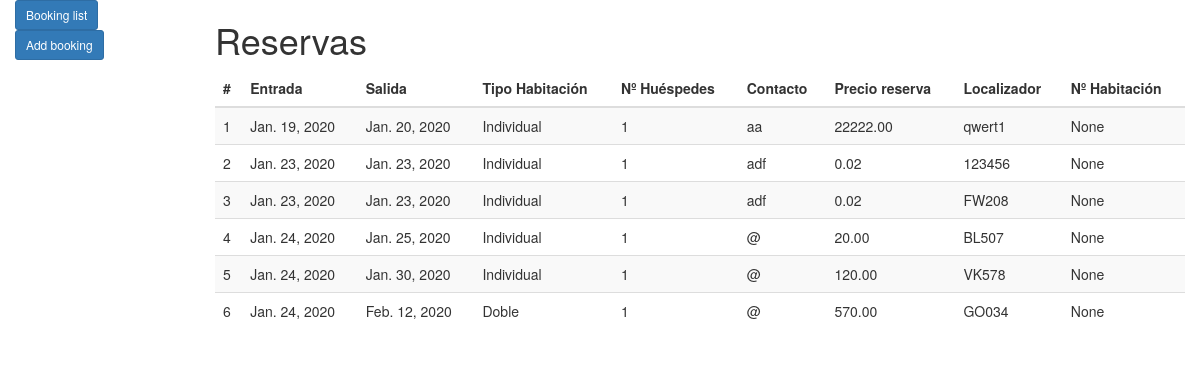
The app's page /reservas/, older data.
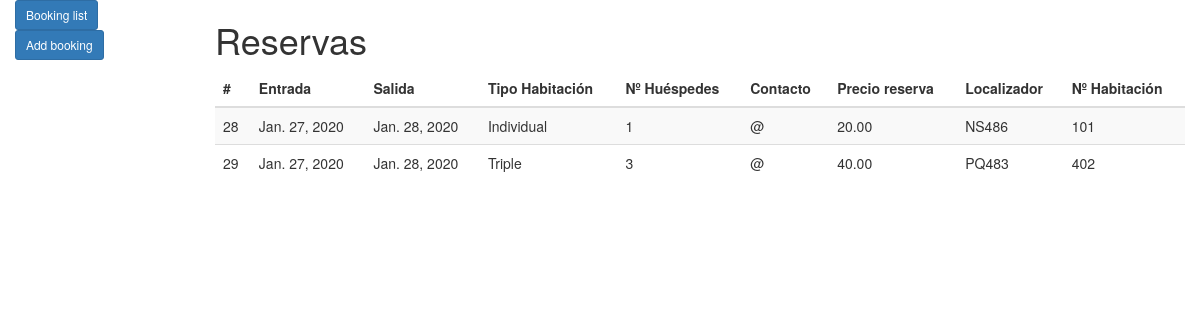
The same page, newer data.
### reservas/models.py (models this page shows, shortened)
class RoomBooking(models.Model):
    booking_season = models.ForeignKey(BookingSeason, on_delete=models.CASCADE)
    check_in_date = models.DateField('Check in date')
    check_out_date = models.DateField('Check out date')
    room_type = models.ForeignKey(RoomType, on_delete=models.CASCADE)
    room = models.ForeignKey(RoomDescription, on_delete=models.SET_NULL, blank=True, null=True)
    HUESPEDES = (
        (1,'1'),
        (2,'2'),
        (3,'3'),
        (4,'4'),
    )
    pax = models.IntegerField(default=1,choices = HUESPEDES)
    contact_name = models.CharField(max_length=200)
    contact_email = models.CharField(max_length=200)
    contact_phone = models.CharField(max_length=20)
    booking_date = models.DateTimeField('Booking date')
    booking_price = models.DecimalField(max_digits=8, decimal_places=2, blank=True, null=True)
    booking_comments = models.CharField(max_length=200, blank=True, null=True)
    booking_localizator = models.CharField(max_length=6)

class RoomType(models.Model):
    room_type_text = models.CharField(max_length=200)
    room_type_max_pax = models.IntegerField(default=0)
    def __str__(self):
        return self.room_type_text

class RoomDescription(models.Model):
    room_number_text = models.CharField(max_length=3)
    room_type = models.ForeignKey(RoomType, on_delete=models.CASCADE)
    def __str__(self):
        return self.room_number_text

### reservas/views.py (the view)
# urls.py: path('', views.RoomBookingListView.as_view(), name='bookings'),
class RoomBookingListView(generic.ListView):
    model = RoomBooking
    context_object_name = 'booking_list'
    template_name = 'reservas/booking_list.html'
    def get_context_data(self, **kwargs):
        season = BookingSeason.objects.get(pk=5)
        context = super(RoomBookingListView, self).get_context_data(**kwargs)
        context['season_url'] = season.get_add_booking_url()
        return context

### reservas/models.py (called while the page is built)
    def get_add_booking_url(self):
        return reverse('booking-add', args=[str(self.id)])

### reservas/templates/reservas/booking_list.html
{% extends "reservas/base_generic.html" %}
{% block content %}
    <h1>Reservas</h1>
    {% if object_list %}
          <div class="table-responsive">
            <table class="table table-striped table-sm">
              <thead>
                <tr>
                  <th>#</th>
                  <th>Entrada</th>
                  <th>Salida</th>
                  <th>Tipo Habitación</th>
                  <th>Nº Huéspedes</th>
                  <th>Contacto</th>
                  <th>Precio reserva</th>
                  <th>Localizador</th>
                  <th>Nº Habitación</th>
                </tr>
              </thead>
              <tbody>
              {% for booking in object_list %}
                <tr>
                  <td>{{ booking.id }}</td>
                  <td>{{ booking.check_in_date }}</td>
                  <td>{{ booking.check_out_date }}</td>
                  <td>{{ booking.room_type }}</td>
                  <td>{{ booking.pax }}</td>
                  <td>{{ booking.contact_email }}</td>
                  <td>{{ booking.booking_price }}</td>
                  <td>{{ booking.booking_localizator }}</td>
                  <td>{{ booking.room }}</td>
                </tr>
              {% endfor %}
            </tbody>
        </table>
      </div>
    {% else %}
      <p>There are no room booking yet.</p>
    {% endif %}
{% endblock %}

### reservas/templates/reservas/base_generic.html (shortened to what this page needs)
<!DOCTYPE html>
<html lang="en">
<head>
  <link rel="stylesheet" href="https://maxcdn.bootstrapcdn.com/bootstrap/3.3.7/css/bootstrap.min.css">
  {% load static %}
  <link rel="stylesheet" href="{% static 'css/styles.css' %}">
</head>
<body>
  <div class="container-fluid">
    <div class="row">
      <div class="col-sm-2">
      {% block sidebar %}
          <a href="/"><button type="button" class="btn btn-primary btn-sm">Booking list</button></a>
          <a href="/reservas/5/add"><button type="button" class="btn btn-primary btn-sm">Add booking</button></a>
     {% endblock %}
      </div>
      <div class="col-sm-10 ">
      {% block content %}{% endblock %}
      </div>
    </div>
  </div>
</body>
</html>

Row changes from the older to the newer data that the page shows:
removed RoomBooking: id "1", check_in_date "Jan. 19, 2020", check_out_date "Jan. 20, 2020", room_type "Individual", pax "1", contact_email "aa", booking_price "22222.00", booking_localizator "qwert1", room "None"
removed RoomBooking: id "2", check_in_date "Jan. 23, 2020", check_out_date "Jan. 23, 2020", room_type "Individual", pax "1", contact_email "adf", booking_price "0.02", booking_localizator "123456", room "None"
removed RoomBooking: id "3", check_in_date "Jan. 23, 2020", check_out_date "Jan. 23, 2020", room_type "Individual", pax "1", contact_email "adf", booking_price "0.02", booking_localizator "FW208", room "None"
removed RoomBooking: id "4", check_in_date "Jan. 24, 2020", check_out_date "Jan. 25, 2020", room_type "Individual", pax "1", contact_email "@", booking_price "20.00", booking_localizator "BL507", room "None"
removed RoomBooking: id "5", check_in_date "Jan. 24, 2020", check_out_date "Jan. 30, 2020", room_type "Individual", pax "1", contact_email "@", booking_price "120.00", booking_localizator "VK578", room "None"
removed RoomBooking: id "6", check_in_date "Jan. 24, 2020", check_out_date "Feb. 12, 2020", room_type "Doble", pax "1", contact_email "@", booking_price "570.00", booking_localizator "GO034", room "None"
added RoomBooking: id "28", check_in_date "Jan. 27, 2020", check_out_date "Jan. 28, 2020", room_type "Individual", pax "1", contact_email "@", booking_price "20.00", booking_localizator "NS486", room "101"
added RoomBooking: id "29", check_in_date "Jan. 27, 2020", check_out_date "Jan. 28, 2020", room_type "Triple", pax "3", contact_email "@", booking_price "40.00", booking_localizator "PQ483", room "402"
